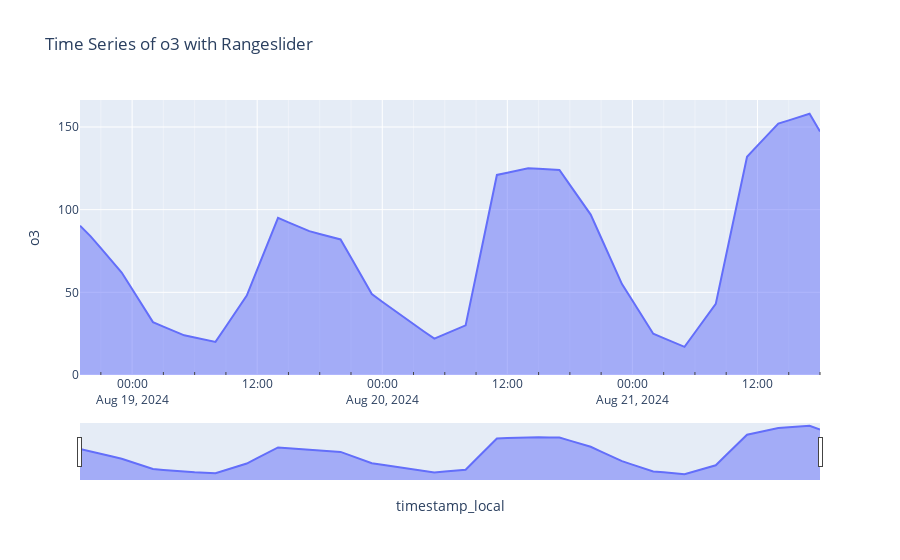

This figure's notebook cell:
### Code cell
# Time Series Plot

feature_to_viz = 'o3'

# you can use px.bar, px.line
fig_time_series = px.area(df, x='timestamp_local', y=feature_to_viz, title=f'Time Series of {feature_to_viz} with Rangeslider')
fig_time_series.update_xaxes(minor=dict(ticks="inside", showgrid=True))
fig_time_series.update_xaxes(rangeslider_visible=True)
fig_time_series.show()

### Figure 1 — Plotly figure (JSON) as saved in the notebook; plotly's stock layout.template omitted (floating-point values rounded to 4 significant figures)
{"data": [{"fillpattern": {"shape": ""}, "hovertemplate": "timestamp_local=%{x}<br>o3=%{y}<extra></extra>", "legendgroup": "", "line": {"color": "#636efa"}, "marker": {"symbol": "circle"}, "mode": "lines", "name": "", "orientation": "v", "showlegend": false, "stackgroup": "1", "type": "scatter", "x": ["2024-08-21T18:00:00", "2024-08-21T17:00:00", "2024-08-21T16:00:00", "2024-08-21T15:00:00", "2024-08-21T14:00:00", "2024-08-21T13:00:00", "2024-08-21T12:00:00", "2024-08-21T11:00:00", "2024-08-21T10:00:00", "2024-08-21T09:00:00", "2024-08-21T08:00:00", "2024-08-21T07:00:00", "2024-08-21T06:00:00", "2024-08-21T05:00:00", "2024-08-21T04:00:00", "2024-08-21T03:00:00", "2024-08-21T02:00:00", "2024-08-21T01:00:00", "2024-08-21T00:00:00", "2024-08-20T23:00:00", "2024-08-20T22:00:00", "2024-08-20T21:00:00", "2024-08-20T20:00:00", "2024-08-20T19:00:00", "2024-08-20T18:00:00", "2024-08-20T17:00:00", "2024-08-20T16:00:00", "2024-08-20T15:00:00", "2024-08-20T14:00:00", "2024-08-20T13:00:00", "2024-08-20T12:00:00", "2024-08-20T11:00:00", "2024-08-20T10:00:00", "2024-08-20T09:00:00", "2024-08-20T08:00:00", "2024-08-20T07:00:00", "2024-08-20T06:00:00", "2024-08-20T05:00:00", "2024-08-20T04:00:00", "2024-08-20T03:00:00", "2024-08-20T02:00:00", "2024-08-20T01:00:00", "2024-08-20T00:00:00", "2024-08-19T23:00:00", "2024-08-19T22:00:00", "2024-08-19T21:00:00", "2024-08-19T20:00:00", "2024-08-19T19:00:00", "2024-08-19T18:00:00", "2024-08-19T17:00:00", "2024-08-19T16:00:00", "2024-08-19T15:00:00", "2024-08-19T14:00:00", "2024-08-19T13:00:00", "2024-08-19T12:00:00", "2024-08-19T11:00:00", "2024-08-19T10:00:00", "2024-08-19T09:00:00", "2024-08-19T08:00:00", "2024-08-19T07:00:00", "2024-08-19T06:00:00", "2024-08-19T05:00:00", "2024-08-19T04:00:00", "2024-08-19T03:00:00", "2024-08-19T02:00:00", "2024-08-19T01:00:00", "2024-08-19T00:00:00", "2024-08-18T23:00:00", "2024-08-18T22:00:00", "2024-08-18T21:00:00", "2024-08-18T20:00:00", "2024-08-18T19:00:00"], "xaxis": "x", "y": [147.3, 158, 156, 154, 152, 145.3, 138.7, 132, 102.3, 72.7, 43, 34.3, 25.7, 17, 19.7, 22.3, 25, 35, 45, 55, 69, 83, 97, 106, 115, 124, 124.3, 124.7, 125, 123.7, 122.3, 121, 90.7, 60.3, 30, 27.3, 24.7, 22, 26.3, 30.7, 35, 39.7, 44.3, 49, 60, 71, 82, 83.7, 85.3, 87, 89.7, 92.3, 95, 79.3, 63.7, 48, 38.7, 29.3, 20, 21.3, 22.7, 24, 26.7, 29.3, 32, 42, 52, 62, 69.3, 76.7, 84, 90.3], "yaxis": "y"}], "layout": {"legend": {"tracegroupgap": 0}, "title": {"text": "Time Series of o3 with Rangeslider"}, "xaxis": {"anchor": "y", "domain": [0, 1], "minor": {"showgrid": true, "ticks": "inside"}, "rangeslider": {"visible": true}, "title": {"text": "timestamp_local"}}, "yaxis": {"anchor": "x", "domain": [0, 1], "title": {"text": "o3"}}}}
